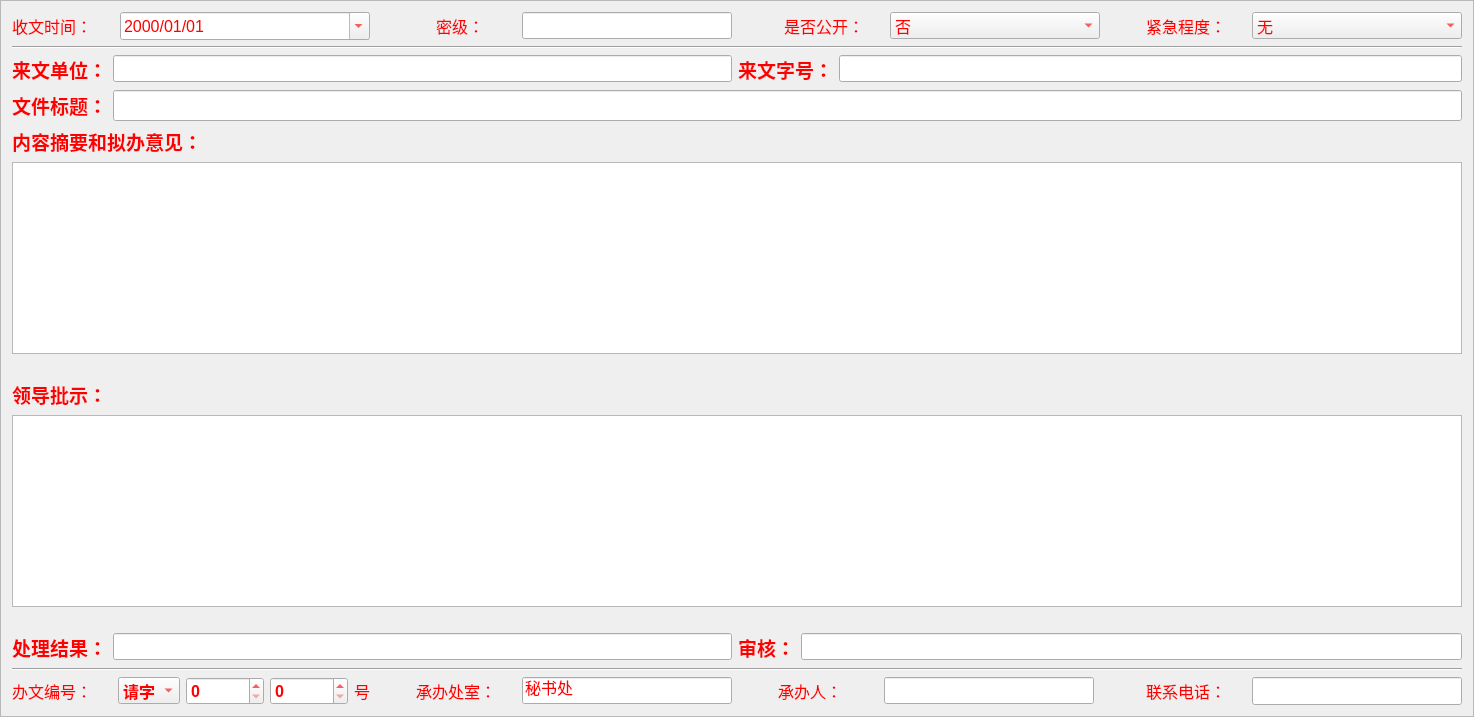
            <widget class="QFrame" name="frame_3">
             <property name="styleSheet">
              <string notr="true">color: rgb(255, 0, 0);</string>
             </property>
             <property name="frameShape">
              <enum>QFrame::StyledPanel</enum>
             </property>
             <property name="frameShadow">
              <enum>QFrame::Plain</enum>
             </property>
             <layout class="QGridLayout" name="gridLayout_9">
              <property name="sizeConstraint">
               <enum>QLayout::SetMinimumSize</enum>
              </property>
              <item row="0" column="0">
               <layout class="QHBoxLayout" name="horizontalLayout_63">
                <item>
                 <widget class="QLabel" name="label_30">
                  <property name="minimumSize">
                   <size>
                    <width>100</width>
                    <height>0</height>
                   </size>
                  </property>
                  <property name="text">
                   <string>&lt;html&gt;&lt;head/&gt;&lt;body&gt;&lt;p&gt;&lt;span style=&quot; font-size:12pt; color:#ff0000;&quot;&gt;收文时间：&lt;/span&gt;&lt;/p&gt;&lt;/body&gt;&lt;/html&gt;</string>
                  </property>
                 </widget>
                </item>
                <item>
                 <widget class="QDateEdit" name="dateEdit_4">
                  <property name="minimumSize">
                   <size>
                    <width>250</width>
                    <height>28</height>
                   </size>
                  </property>
                  <property name="font">
                   <font>
                    <pointsize>12</pointsize>
                   </font>
                  </property>
                  <property name="displayFormat">
                   <string>yyyy/MM/dd</string>
                  </property>
                  <property name="calendarPopup">
                   <bool>true</bool>
                  </property>
                 </widget>
                </item>
               </layout>
              </item>
              <item row="0" column="2" colspan="2">
               <layout class="QHBoxLayout" name="horizontalLayout_60">
                <item>
                 <spacer name="horizontalSpacer_100">
                  <property name="orientation">
                   <enum>Qt::Horizontal</enum>
                  </property>
                  <property name="sizeHint" stdset="0">
                   <size>
                    <width>40</width>
                    <height>20</height>
                   </size>
                  </property>
                 </spacer>
                </item>
                <item>
                 <widget class="QLabel" name="label_39">
                  <property name="minimumSize">
                   <size>
                    <width>100</width>
                    <height>0</height>
                   </size>
                  </property>
                  <property name="text">
                   <string>&lt;html&gt;&lt;head/&gt;&lt;body&gt;&lt;p&gt;&lt;span style=&quot; font-size:12pt; color:#ff0000;&quot;&gt;是否公开：&lt;/span&gt;&lt;/p&gt;&lt;/body&gt;&lt;/html&gt;</string>
                  </property>
                 </widget>
                </item>
                <item>
                 <widget class="QComboBox" name="comboBox_8">
                  <property name="sizePolicy">
                   <sizepolicy hsizetype="Expanding" vsizetype="Fixed">
                    <horstretch>0</horstretch>
                    <verstretch>0</verstretch>
                   </sizepolicy>
                  </property>
                  <property name="minimumSize">
                   <size>
                    <width>210</width>
                    <height>0</height>
                   </size>
                  </property>
                  <property name="maximumSize">
                   <size>
                    <width>210</width>
                    <height>16777215</height>
                   </size>
                  </property>
                  <property name="font">
                   <font>
                    <pointsize>12</pointsize>
                   </font>
                  </property>
                  <item>
                   <property name="text">
                    <string>否</string>
                   </property>
                  </item>
                  <item>
                   <property name="text">
                    <string>是</string>
                   </property>
                  </item>
                 </widget>
                </item>
               </layout>
              </item>
              <item row="2" column="0" colspan="2">
               <layout class="QFormLayout" name="formLayout_40">
                <item row="0" column="0">
                 <widget class="QLabel" name="label_47">
                  <property name="minimumSize">
                   <size>
                    <width>0</width>
                    <height>0</height>
                   </size>
                  </property>
                  <property name="text">
                   <string>&lt;html&gt;&lt;head/&gt;&lt;body&gt;&lt;p&gt;&lt;span style=&quot; font-size:14pt; font-weight:600; color:#ff0000;&quot;&gt;来文单位：&lt;/span&gt;&lt;/p&gt;&lt;/body&gt;&lt;/html&gt;</string>
                  </property>
                 </widget>
                </item>
                <item row="0" column="1">
                 <widget class="QLineEdit" name="lineEdit_38">
                  <property name="font">
                   <font>
                    <pointsize>12</pointsize>
                   </font>
                  </property>
                 </widget>
                </item>
               </layout>
              </item>
              <item row="8" column="2">
               <layout class="QHBoxLayout" name="horizontalLayout_49">
                <item>
                 <spacer name="horizontalSpacer_53">
                  <property name="orientation">
                   <enum>Qt::Horizontal</enum>
                  </property>
                  <property name="sizeHint" stdset="0">
                   <size>
                    <width>40</width>
                    <height>20</height>
                   </size>
                  </property>
                 </spacer>
                </item>
                <item>
                 <widget class="QLabel" name="label_38">
                  <property name="sizePolicy">
                   <sizepolicy hsizetype="Expanding" vsizetype="Preferred">
                    <horstretch>0</horstretch>
                    <verstretch>0</verstretch>
                   </sizepolicy>
                  </property>
                  <property name="minimumSize">
                   <size>
                    <width>100</width>
                    <height>0</height>
                   </size>
                  </property>
                  <property name="text">
                   <string>&lt;html&gt;&lt;head/&gt;&lt;body&gt;&lt;p&gt;&lt;span style=&quot; font-size:12pt; color:#ff0000;&quot;&gt;承办人：&lt;/span&gt;&lt;/p&gt;&lt;/body&gt;&lt;/html&gt;</string>
                  </property>
                 </widget>
                </item>
                <item>
                 <widget class="QLineEdit" name="lineEdit_32">
                  <property name="minimumSize">
                   <size>
                    <width>210</width>
                    <height>0</height>
                   </size>
                  </property>
                  <property name="maximumSize">
                   <size>
                    <width>210</width>
                    <height>16777215</height>
                   </size>
                  </property>
                  <property name="font">
                   <font>
                    <pointsize>12</pointsize>
                   </font>
                  </property>
                 </widget>
                </item>
               </layout>
              </item>
              <item row="4" column="0" colspan="5">
               <layout class="QVBoxLayout" name="verticalLayout_17">
                <item>
                 <widget class="QLabel" name="label_40">
                  <property name="minimumSize">
                   <size>
                    <width>240</width>
                    <height>0</height>
                   </size>
                  </property>
                  <property name="font">
                   <font>
                    <family>Agency FB</family>
                    <pointsize>20</pointsize>
                    <weight>75</weight>
                    <bold>true</bold>
                   </font>
                  </property>
                  <property name="text">
                   <string>&lt;html&gt;&lt;head/&gt;&lt;body&gt;&lt;p&gt;&lt;span style=&quot; font-size:14pt; color:#ff0000;&quot;&gt;内容摘要和拟办意见：&lt;/span&gt;&lt;/p&gt;&lt;/body&gt;&lt;/html&gt;</string>
                  </property>
                 </widget>
                </item>
                <item>
                 <widget class="QTextEdit" name="textEdit_4">
                  <property name="sizePolicy">
                   <sizepolicy hsizetype="Expanding" vsizetype="Expanding">
                    <horstretch>0</horstretch>
                    <verstretch>0</verstretch>
                   </sizepolicy>
                  </property>
                  <property name="maximumSize">
                   <size>
                    <width>16777215</width>
                    <height>16777215</height>
                   </size>
                  </property>
                  <property name="font">
                   <font>
                    <pointsize>12</pointsize>
                    <weight>50</weight>
                    <bold>false</bold>
                   </font>
                  </property>
                 </widget>
                </item>
                <item>
                 <spacer name="horizontalSpacer_28">
                  <property name="orientation">
                   <enum>Qt::Horizontal</enum>
                  </property>
                  <property name="sizeHint" stdset="0">
                   <size>
                    <width>40</width>
                    <height>20</height>
                   </size>
                  </property>
                 </spacer>
                </item>
               </layout>
              </item>
              <item row="0" column="4">
               <layout class="QHBoxLayout" name="horizontalLayout_59">
                <item>
                 <spacer name="horizontalSpacer_101">
                  <property name="orientation">
                   <enum>Qt::Horizontal</enum>
                  </property>
                  <property name="sizeHint" stdset="0">
                   <size>
                    <width>40</width>
                    <height>20</height>
                   </size>
                  </property>
                 </spacer>
                </item>
                <item>
                 <widget class="QLabel" name="label_44">
                  <property name="sizePolicy">
                   <sizepolicy hsizetype="Preferred" vsizetype="Preferred">
                    <horstretch>0</horstretch>
                    <verstretch>0</verstretch>
                   </sizepolicy>
                  </property>
                  <property name="minimumSize">
                   <size>
                    <width>100</width>
                    <height>0</height>
                   </size>
                  </property>
                  <property name="text">
                   <string>&lt;html&gt;&lt;head/&gt;&lt;body&gt;&lt;p&gt;&lt;span style=&quot; font-size:12pt; color:#ff0000;&quot;&gt;紧急程度：&lt;/span&gt;&lt;/p&gt;&lt;/body&gt;&lt;/html&gt;</string>
                  </property>
                 </widget>
                </item>
                <item>
                 <widget class="QComboBox" name="comboBox_7">
                  <property name="sizePolicy">
                   <sizepolicy hsizetype="Expanding" vsizetype="Fixed">
                    <horstretch>0</horstretch>
                    <verstretch>0</verstretch>
                   </sizepolicy>
                  </property>
                  <property name="minimumSize">
                   <size>
                    <width>210</width>
                    <height>0</height>
                   </size>
                  </property>
                  <property name="maximumSize">
                   <size>
                    <width>210</width>
                    <height>16777215</height>
                   </size>
                  </property>
                  <property name="font">
                   <font>
                    <pointsize>12</pointsize>
                   </font>
                  </property>
                  <item>
                   <property name="text">
                    <string>无</string>
                   </property>
                  </item>
                  <item>
                   <property name="text">
                    <string>加急</string>
                   </property>
                  </item>
                  <item>
                   <property name="text">
                    <string>特急</string>
                   </property>
                  </item>
                 </widget>
                </item>
               </layout>
              </item>
              <item row="3" column="0" colspan="5">
               <layout class="QHBoxLayout" name="horizontalLayout_46">
                <item>
                 <widget class="QLabel" name="label_43">
                  <property name="minimumSize">
                   <size>
                    <width>0</width>
                    <height>0</height>
                   </size>
                  </property>
                  <property name="text">
                   <string>&lt;html&gt;&lt;head/&gt;&lt;body&gt;&lt;p&gt;&lt;span style=&quot; font-size:14pt; font-weight:600; color:#ff0000;&quot;&gt;文件标题：&lt;/span&gt;&lt;/p&gt;&lt;/body&gt;&lt;/html&gt;</string>
                  </property>
                 </widget>
                </item>
                <item>
                 <widget class="QLineEdit" name="lineEdit_35">
                  <property name="font">
                   <font>
                    <family>华文楷体</family>
                    <pointsize>12</pointsize>
                    <weight>75</weight>
                    <bold>true</bold>
                   </font>
                  </property>
                 </widget>
                </item>
               </layout>
              </item>
              <item row="6" column="0" colspan="2">
               <layout class="QFormLayout" name="formLayout_38">
                <item row="0" column="0">
                 <widget class="QLabel" name="label_41">
                  <property name="minimumSize">
                   <size>
                    <width>0</width>
                    <height>0</height>
                   </size>
                  </property>
                  <property name="text">
                   <string>&lt;html&gt;&lt;head/&gt;&lt;body&gt;&lt;p&gt;&lt;span style=&quot; font-size:14pt; font-weight:600; color:#ff0000;&quot;&gt;处理结果：&lt;/span&gt;&lt;/p&gt;&lt;/body&gt;&lt;/html&gt;</string>
                  </property>
                 </widget>
                </item>
                <item row="0" column="1">
                 <widget class="QLineEdit" name="lineEdit_33">
                  <property name="font">
                   <font>
                    <pointsize>12</pointsize>
                   </font>
                  </property>
                 </widget>
                </item>
               </layout>
              </item>
              <item row="6" column="2" colspan="3">
               <layout class="QFormLayout" name="formLayout_39">
                <item row="0" column="0">
                 <widget class="QLabel" name="label_36">
                  <property name="minimumSize">
                   <size>
                    <width>0</width>
                    <height>0</height>
                   </size>
                  </property>
                  <property name="text">
                   <string>&lt;html&gt;&lt;head/&gt;&lt;body&gt;&lt;p&gt;&lt;span style=&quot; font-size:14pt; font-weight:600; color:#ff0000;&quot;&gt;审核：&lt;/span&gt;&lt;/p&gt;&lt;/body&gt;&lt;/html&gt;</string>
                  </property>
                 </widget>
                </item>
                <item row="0" column="1">
                 <widget class="QLineEdit" name="lineEdit_30">
                  <property name="maximumSize">
                   <size>
                    <width>16777215</width>
                    <height>16777215</height>
                   </size>
                  </property>
                  <property name="font">
                   <font>
                    <pointsize>12</pointsize>
                   </font>
                  </property>
                 </widget>
                </item>
               </layout>
              </item>
              <item row="1" column="0" colspan="5">
               <widget class="Line" name="line_8">
                <property name="sizePolicy">
                 <sizepolicy hsizetype="Expanding" vsizetype="Fixed">
                  <horstretch>0</horstretch>
                  <verstretch>0</verstretch>
                 </sizepolicy>
                </property>
                <property name="orientation">
                 <enum>Qt::Horizontal</enum>
                </property>
               </widget>
              </item>
              <item row="0" column="1">
               <layout class="QHBoxLayout" name="horizontalLayout_64">
                <item>
                 <spacer name="horizontalSpacer_11">
                  <property name="orientation">
                   <enum>Qt::Horizontal</enum>
                  </property>
                  <property name="sizeHint" stdset="0">
                   <size>
                    <width>40</width>
                    <height>20</height>
                   </size>
                  </property>
                 </spacer>
                </item>
                <item>
                 <widget class="QLabel" name="label_31">
                  <property name="minimumSize">
                   <size>
                    <width>80</width>
                    <height>0</height>
                   </size>
                  </property>
                  <property name="text">
                   <string>&lt;html&gt;&lt;head/&gt;&lt;body&gt;&lt;p&gt;&lt;span style=&quot; font-size:12pt; color:#ff0000;&quot;&gt;密级：&lt;/span&gt;&lt;/p&gt;&lt;/body&gt;&lt;/html&gt;</string>
                  </property>
                 </widget>
                </item>
                <item>
                 <widget class="QLineEdit" name="lineEdit_23">
                  <property name="minimumSize">
                   <size>
                    <width>210</width>
                    <height>0</height>
                   </size>
                  </property>
                  <property name="maximumSize">
                   <size>
                    <width>210</width>
                    <height>16777215</height>
                   </size>
                  </property>
                  <property name="font">
                   <font>
                    <pointsize>12</pointsize>
                   </font>
                  </property>
                 </widget>
                </item>
               </layout>
              </item>
              <item row="5" column="0" colspan="5">
               <layout class="QVBoxLayout" name="verticalLayout_18">
                <item>
                 <widget class="QLabel" name="label_46">
                  <property name="minimumSize">
                   <size>
                    <width>240</width>
                    <height>0</height>
                   </size>
                  </property>
                  <property name="font">
                   <font>
                    <family>Agency FB</family>
                    <pointsize>22</pointsize>
                    <weight>75</weight>
                    <bold>true</bold>
                   </font>
                  </property>
                  <property name="text">
                   <string>&lt;html&gt;&lt;head/&gt;&lt;body&gt;&lt;p&gt;&lt;span style=&quot; font-size:14pt; font-weight:600; color:#ff0000;&quot;&gt;领导批示： &lt;/span&gt;&lt;/p&gt;&lt;/body&gt;&lt;/html&gt;</string>
                  </property>
                 </widget>
                </item>
                <item>
                 <widget class="QTextEdit" name="textEdit_5">
                  <property name="sizePolicy">
                   <sizepolicy hsizetype="Expanding" vsizetype="Expanding">
                    <horstretch>0</horstretch>
                    <verstretch>0</verstretch>
                   </sizepolicy>
                  </property>
                  <property name="maximumSize">
                   <size>
                    <width>16777215</width>
                    <height>16777215</height>
                   </size>
                  </property>
                  <property name="font">
                   <font>
                    <pointsize>12</pointsize>
                   </font>
                  </property>
                 </widget>
                </item>
                <item>
                 <spacer name="horizontalSpacer_36">
                  <property name="orientation">
                   <enum>Qt::Horizontal</enum>
                  </property>
                  <property name="sizeHint" stdset="0">
                   <size>
                    <width>40</width>
                    <height>20</height>
                   </size>
                  </property>
                 </spacer>
                </item>
               </layout>
              </item>
              <item row="7" column="0" colspan="5">
               <widget class="Line" name="line_9">
                <property name="sizePolicy">
                 <sizepolicy hsizetype="Expanding" vsizetype="Fixed">
                  <horstretch>0</horstretch>
                  <verstretch>0</verstretch>
                 </sizepolicy>
                </property>
                <property name="orientation">
                 <enum>Qt::Horizontal</enum>
                </property>
               </widget>
              </item>
              <item row="8" column="4">
               <layout class="QHBoxLayout" name="horizontalLayout_50">
                <property name="sizeConstraint">
                 <enum>QLayout::SetDefaultConstraint</enum>
                </property>
                <item>
                 <spacer name="horizontalSpacer_56">
                  <property name="orientation">
                   <enum>Qt::Horizontal</enum>
                  </property>
                  <property name="sizeHint" stdset="0">
                   <size>
                    <width>40</width>
                    <height>20</height>
                   </size>
                  </property>
                 </spacer>
                </item>
                <item>
                 <widget class="QLabel" name="label_48">
                  <property name="sizePolicy">
                   <sizepolicy hsizetype="Expanding" vsizetype="Preferred">
                    <horstretch>0</horstretch>
                    <verstretch>0</verstretch>
                   </sizepolicy>
                  </property>
                  <property name="minimumSize">
                   <size>
                    <width>100</width>
                    <height>0</height>
                   </size>
                  </property>
                  <property name="text">
                   <string>&lt;html&gt;&lt;head/&gt;&lt;body&gt;&lt;p&gt;&lt;span style=&quot; font-size:12pt; color:#ff0000;&quot;&gt;联系电话：&lt;/span&gt;&lt;/p&gt;&lt;/body&gt;&lt;/html&gt;</string>
                  </property>
                 </widget>
                </item>
                <item>
                 <widget class="QLineEdit" name="lineEdit_39">
                  <property name="sizePolicy">
                   <sizepolicy hsizetype="Maximum" vsizetype="Minimum">
                    <horstretch>0</horstretch>
                    <verstretch>0</verstretch>
                   </sizepolicy>
                  </property>
                  <property name="minimumSize">
                   <size>
                    <width>210</width>
                    <height>0</height>
                   </size>
                  </property>
                  <property name="maximumSize">
                   <size>
                    <width>210</width>
                    <height>16777215</height>
                   </size>
                  </property>
                  <property name="font">
                   <font>
                    <pointsize>12</pointsize>
                   </font>
                  </property>
                 </widget>
                </item>
               </layout>
              </item>
              <item row="8" column="1">
               <layout class="QHBoxLayout" name="horizontalLayout_48">
                <item>
                 <spacer name="horizontalSpacer_18">
                  <property name="orientation">
                   <enum>Qt::Horizontal</enum>
                  </property>
                  <property name="sizeHint" stdset="0">
                   <size>
                    <width>40</width>
                    <height>20</height>
                   </size>
                  </property>
                 </spacer>
                </item>
                <item>
                 <widget class="QLabel" name="label_42">
                  <property name="sizePolicy">
                   <sizepolicy hsizetype="Expanding" vsizetype="Preferred">
                    <horstretch>0</horstretch>
                    <verstretch>0</verstretch>
                   </sizepolicy>
                  </property>
                  <property name="minimumSize">
                   <size>
                    <width>100</width>
                    <height>0</height>
                   </size>
                  </property>
                  <property name="text">
                   <string>&lt;html&gt;&lt;head/&gt;&lt;body&gt;&lt;p&gt;&lt;span style=&quot; font-size:12pt; color:#ff0000;&quot;&gt;承办处室：&lt;/span&gt;&lt;/p&gt;&lt;/body&gt;&lt;/html&gt;</string>
                  </property>
                 </widget>
                </item>
                <item>
                 <widget class="QLineEdit" name="lineEdit_34">
                  <property name="minimumSize">
                   <size>
                    <width>210</width>
                    <height>0</height>
                   </size>
                  </property>
                  <property name="maximumSize">
                   <size>
                    <width>210</width>
                    <height>16777215</height>
                   </size>
                  </property>
                  <property name="font">
                   <font>
                    <pointsize>12</pointsize>
                   </font>
                  </property>
                  <property name="text">
                   <string>秘书处</string>
                  </property>
                 </widget>
                </item>
               </layout>
              </item>
              <item row="8" column="0">
               <layout class="QHBoxLayout" name="horizontalLayout_15">
                <property name="sizeConstraint">
                 <enum>QLayout::SetDefaultConstraint</enum>
                </property>
                <item>
                 <widget class="QLabel" name="label_37">
                  <property name="sizePolicy">
                   <sizepolicy hsizetype="Expanding" vsizetype="Preferred">
                    <horstretch>0</horstretch>
                    <verstretch>0</verstretch>
                   </sizepolicy>
                  </property>
                  <property name="minimumSize">
                   <size>
                    <width>100</width>
                    <height>0</height>
                   </size>
                  </property>
                  <property name="text">
                   <string>&lt;html&gt;&lt;head/&gt;&lt;body&gt;&lt;p&gt;&lt;span style=&quot; font-size:12pt; color:#ff0000;&quot;&gt;办文编号：&lt;/span&gt;&lt;/p&gt;&lt;/body&gt;&lt;/html&gt;</string>
                  </property>
                 </widget>
                </item>
                <item alignment="Qt::AlignLeft">
                 <widget class="QComboBox" name="comboBox_10">
                  <property name="maximumSize">
                   <size>
                    <width>90</width>
                    <height>16777215</height>
                   </size>
                  </property>
                  <property name="font">
                   <font>
                    <pointsize>12</pointsize>
                    <weight>75</weight>
                    <bold>true</bold>
                   </font>
                  </property>
                  <item>
                   <property name="text">
                    <string>请字</string>
                   </property>
                  </item>
                  <item>
                   <property name="text">
                    <string>情字</string>
                   </property>
                  </item>
                  <item>
                   <property name="text">
                    <string>综字</string>
                   </property>
                  </item>
                  <item>
                   <property name="text">
                    <string>会字</string>
                   </property>
                  </item>
                  <item>
                   <property name="text">
                    <string>电字</string>
                   </property>
                  </item>
                 </widget>
                </item>
                <item>
                 <widget class="QSpinBox" name="spinBox_4">
                  <property name="minimumSize">
                   <size>
                    <width>78</width>
                    <height>28</height>
                   </size>
                  </property>
                  <property name="font">
                   <font>
                    <pointsize>12</pointsize>
                    <weight>75</weight>
                    <bold>true</bold>
                   </font>
                  </property>
                  <property name="maximum">
                   <number>10000</number>
                  </property>
                 </widget>
                </item>
                <item>
                 <widget class="QSpinBox" name="spinBox_5">
                  <property name="minimumSize">
                   <size>
                    <width>78</width>
                    <height>28</height>
                   </size>
                  </property>
                  <property name="font">
                   <font>
                    <pointsize>12</pointsize>
                    <weight>75</weight>
                    <bold>true</bold>
                   </font>
                  </property>
                  <property name="maximum">
                   <number>1000</number>
                  </property>
                 </widget>
                </item>
                <item>
                 <widget class="QLabel" name="label_52">
                  <property name="font">
                   <font>
                    <pointsize>12</pointsize>
                   </font>
                  </property>
                  <property name="text">
                   <string>号</string>
                  </property>
                 </widget>
                </item>
               </layout>
              </item>
              <item row="2" column="2" colspan="3">
               <layout class="QFormLayout" name="formLayout_41">
                <item row="0" column="0">
                 <widget class="QLabel" name="label_45">
                  <property name="minimumSize">
                   <size>
                    <width>0</width>
                    <height>0</height>
                   </size>
                  </property>
                  <property name="text">
                   <string>&lt;html&gt;&lt;head/&gt;&lt;body&gt;&lt;p&gt;&lt;span style=&quot; font-size:14pt; font-weight:600; color:#ff0000;&quot;&gt;来文字号：&lt;/span&gt;&lt;/p&gt;&lt;/body&gt;&lt;/html&gt;</string>
                  </property>
                 </widget>
                </item>
                <item row="0" column="1">
                 <widget class="QLineEdit" name="lineEdit_37">
                  <property name="maximumSize">
                   <size>
                    <width>16777215</width>
                    <height>16777215</height>
                   </size>
                  </property>
                  <property name="font">
                   <font>
                    <pointsize>12</pointsize>
                   </font>
                  </property>
                 </widget>
                </item>
               </layout>
              </item>
             </layout>
            </widget>
